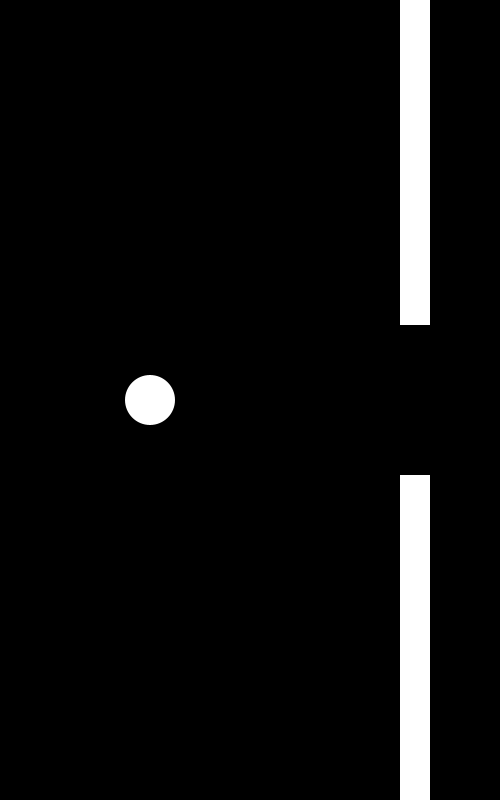
Frame 1 (no input)
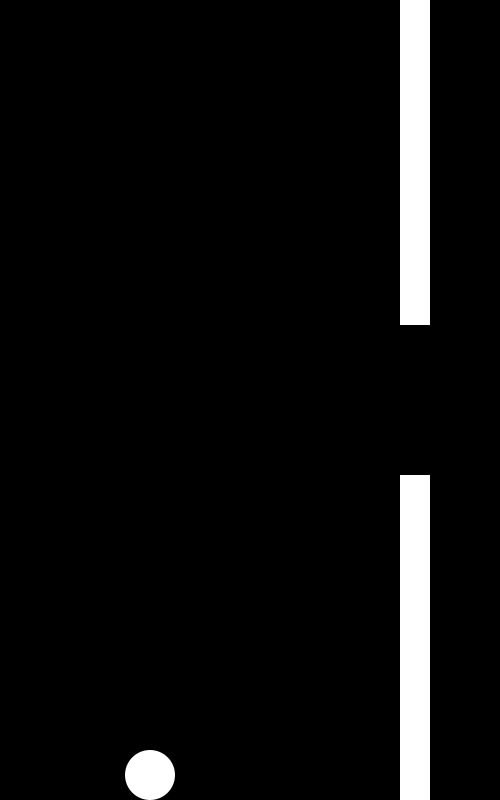
Frame 60 (the mouse pressed at the canvas centre just before this capture)
Frame 120 (the mouse held since frame 60 and released just before this capture): identical to frame 60, image omitted

The Processing sketch that drew these frames (run headless with seeded random() and noise(); from frame 60 on, the mouse is pressed at the canvas centre):

// Processing sketch: Flappy_Bird
// ── Flappy_Bird.pde
Bird b;
Pipe p;

void setup() {
  size(500, 800);
  noStroke();

  b = new Bird();
  p = new Pipe();
}

void draw() {
  background(0);
  b.render();
  b.update();
  p.render();
}

void keyPressed() {
  if (key == ' ') {
    b.flap();
  }
}

void keyReleased() {
  if (!b.ready2flap) {
    b.ready2flap = true;
  }
}

// ── Bird.pde
class Bird {
  float x, y; // Fuglens position
  float dy, ddy; // Fuglens hastighed og acceleration
  float s; // Fuglens størrelse
  boolean ready2flap;

  // Constructor til nye fugle
  Bird() {
    x = 150;
    y = height/2;
    dy = 0;
    ddy = 0.3;
    s = 50;
    ready2flap = true;
  }

  // Afbild fuglen ved dens nuværende position
  void render() {
    fill(255);
    ellipse(x, y, s, s);
  }

  // Opdater fuglens position
  void update() {
    dy += ddy;
    y += dy;
    
    if (y >= height-s/2) {
      y = height - s/2;
      dy = 0;
    }
  }

  // Bask med vingerne
  void flap() {
    if(ready2flap) {
      dy += -10;
      ready2flap = false;
    }
  }
}

// ── Pipe.pde
class Pipe {
  float x; // Rørets position
  float dx; // Rørets hastighed
  float w; // Rørets bredde
  float y; // Hullets øvre position
  float h; // Hullets størrelse

  // Constructor til nye pipes
  Pipe() {
    x = width-100;
    dx = 0;
    w = 30;
    y = height/2-75;
    h = 150;
  }

  // Afbild røret på canvasset
  void render() {
    fill(255);
    rect(x, 0, w, y);
    rect(x, y+h, w, height-y-h);
  }

  // Opdater rørets position
  void update() {
  }

  // Metode, der tjekker om røret er
  // blevet ramt af en fugl. Input skal være
  // et fugle-objekt og metoden skal returnere
  // true eller false alt efter om fuglen er 
  // ramt eller ej.
  boolean hit(Bird b) {
    return false;
  }
  
  // Metode, der returnerer true, når røret er uden
  // for canvas. Ellers false
  boolean outOfCanvas() {
    if (x < - w) {
      return true;
    } else {
      return false;
    }
  }
}
